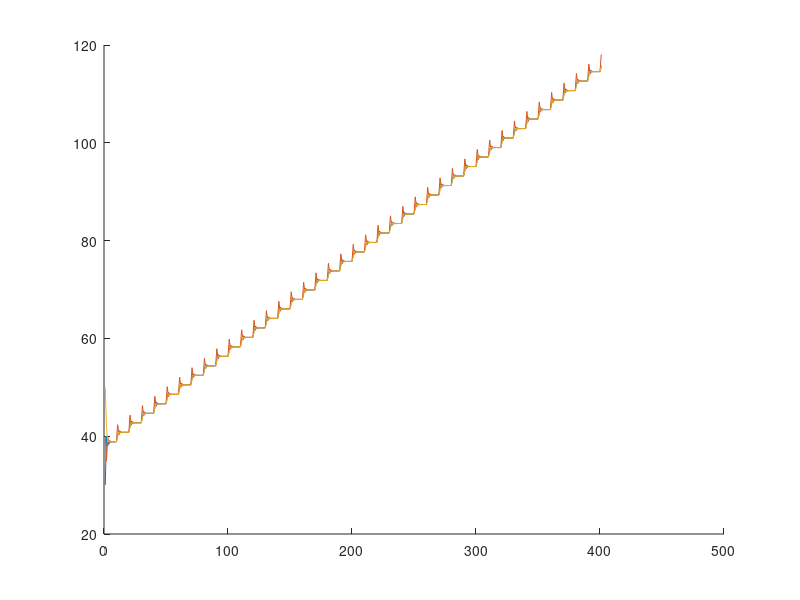

This chart was generated by the following MATLAB code:
clear all;
close all;
clc;

num = 3;
dt = 0.01;
T = 5;
count = 0;
freq = 10;

Q = [0.25 0.5 0.25;
      0.7 0.1  0.2;
      0.2 0.4  0.4];
xStor = zeros(num,(T-1)/dt);
temp = @(t) 0.5 * t;

x = [30; 
     40;
     50];

m = mean(x)

for i = 1:dt:T

    count = count + 1;

    xStor(:,count) = x;

    if mod(count, freq) == 0

        x(1) = x(1) + 5;
    end

    x = Q * x;

end

figure 
hold on 
for k = 1:num

    plot(xStor(k,:));


end
